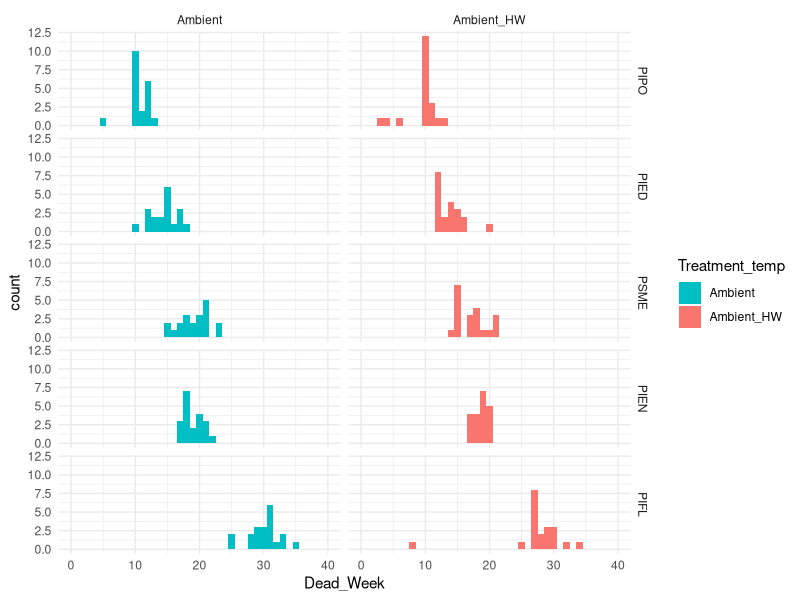
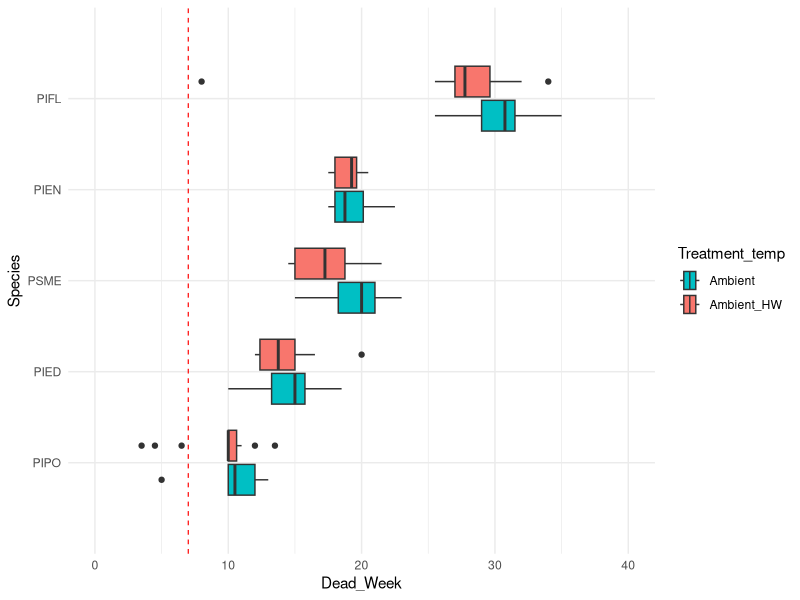

Reproduce these figures in R, in order.
#Data analysis
#Alexandra Lalor
#allielalor@arizona.edu
#allielalor@gmail.com
#First created: 2022-08-27
#Last updated: 2022-08-27

#load packages
library(tidyverse)

#read csv
Phase1_Data <- read_csv("data_analysis/Phase1_Data.csv")

#Dead Week data
Dead_Week <- Phase1_Data %>% 
  filter(Treatment_water == "Drought") %>% 
  group_by(Species, Treatment_temp, Dead_Week) %>% 
  summarize(SpeciesID = unique(SpeciesID))

# #save as csv
# write.csv(Dead_Week, "data_analysis/Dead_Week.csv", quote = FALSE, row.names = FALSE)


#for some reason need to make a function to round
rnd <- function(x) trunc(x+sign(x)*0.5)
Dead_Week <- Dead_Week %>% 
  mutate(Dead_Week_round = rnd(Dead_Week))


PIPO_Amb <- Dead_Week %>% 
  filter(Species == "PIPO", Treatment_temp == "Ambient")
PIPO_HW <- Dead_Week %>% 
  filter(Species == "PIPO", Treatment_temp == "Ambient_HW")
PIED_Amb <- Dead_Week %>% 
  filter(Species == "PIED", Treatment_temp == "Ambient")
PIED_HW <- Dead_Week %>% 
  filter(Species == "PIED", Treatment_temp == "Ambient_HW")
PIFL_Amb <- Dead_Week %>% 
  filter(Species == "PIFL", Treatment_temp == "Ambient")
PIFL_HW <- Dead_Week %>% 
  filter(Species == "PIFL", Treatment_temp == "Ambient_HW")
PSME_Amb <- Dead_Week %>% 
  filter(Species == "PSME", Treatment_temp == "Ambient")
PSME_HW <- Dead_Week %>% 
  filter(Species == "PSME", Treatment_temp == "Ambient_HW")
PIEN_Amb <- Dead_Week %>% 
  filter(Species == "PIEN", Treatment_temp == "Ambient")
PIEN_HW <- Dead_Week %>% 
  filter(Species == "PIEN", Treatment_temp == "Ambient_HW")





#histogram
Dead_Week %>% 
  group_by(Species, Treatment_temp) %>% 
  ggplot(aes(x = Dead_Week,
             fill = Treatment_temp)) +
  geom_histogram(binwidth = 1) +
  scale_fill_discrete(direction = -1) +
  #ylim(0, 12.5) +
  xlim(0, 40) +
  facet_grid(reorder(Species, Dead_Week, mean) ~ Treatment_temp) +
  theme_minimal()


#boxplot
Dead_Week %>% 
  group_by(Species, Treatment_temp) %>% 
  arrange(Dead_Week_round) %>% 
  #filter(Species == "PIFL") %>% 
  ggplot(aes(x = Dead_Week,
             y = reorder(Species, Dead_Week, mean),
             fill = Treatment_temp)) +
  geom_boxplot() +
  xlim(0, 40) +
  ylab("Species") +
  annotate("segment",
           x = 7, xend = 7,
           y = 0, yend = 6,
           color = "red",
           linetype = "dashed",
           size = 0.4) +
  theme_minimal() +
  scale_fill_discrete(direction = -1)
  




